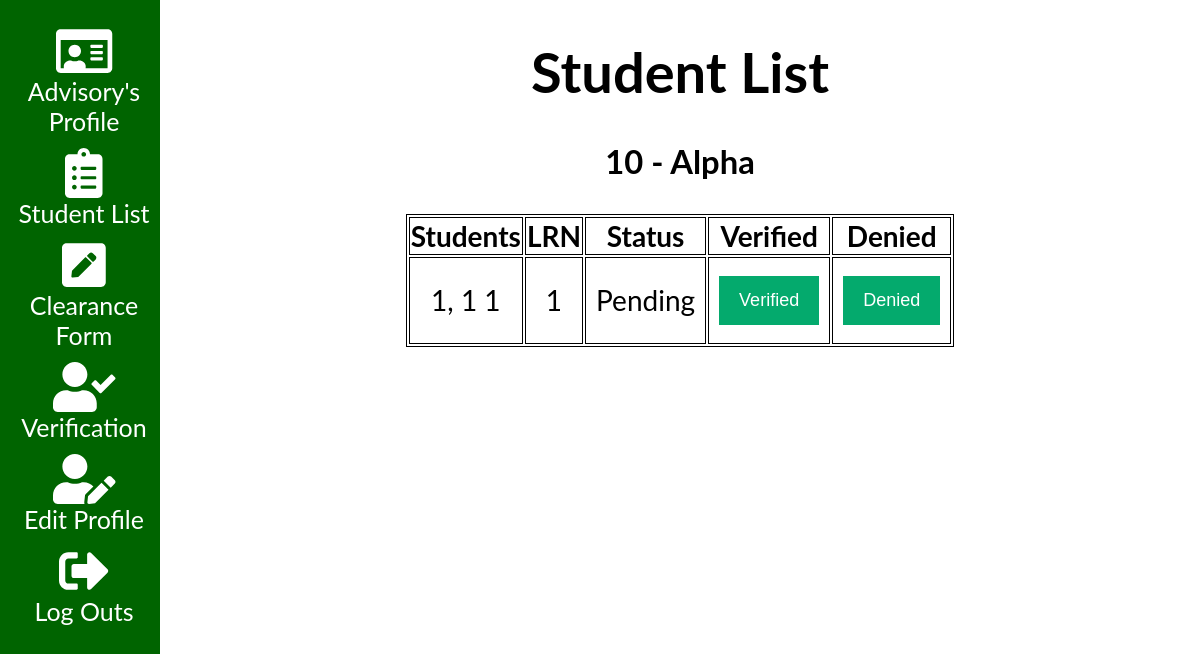
The page /verification.php (signed in) on the database its author committed.
### tables this page shows
CREATE TABLE `section` (
  `section_id` int(11) NOT NULL,
  `section_name` varchar(50) NOT NULL
);

CREATE TABLE `student` (
  `student_id` int(11) NOT NULL,
  `first_name` varchar(50) NOT NULL,
  `middle_name` varchar(50) DEFAULT NULL,
  `last_name` varchar(50) NOT NULL,
  `grade` int(2) NOT NULL,
  `section_id` int(11) NOT NULL,
  `lrn` bigint(15) NOT NULL,
  `gender` enum('Male','Female') NOT NULL,
  `contact_number` bigint(15) NOT NULL,
  `birthday` date NOT NULL,
  `address` varchar(50) NOT NULL,
  `username` varchar(50) NOT NULL,
  `password` varchar(50) NOT NULL,
  `status` enum('Pending','Verified') NOT NULL
);

### resources/plugins/verification-table.php (the view)
<?php
$student = "SELECT d.student_id, d.last_name, d.first_name,
d.middle_name, d.lrn,
d.status, c.section_name
FROM teacher a
JOIN lesson_plan b ON  a.teacher_id = b.teacher_id
JOIN section c ON b.section_id = c.section_id
JOIN student d ON b.section_id = d.section_id
WHERE a.teacher_id = $current_id
AND d.status = 'Pending'
ORDER BY d.last_name";
$result = $conn->query($student);
if ($result->num_rows > 0) {
    echo
    "
    <table class='table-list table-to-refresh'>
    <tr>
    <th>Students</th>
    <th>LRN</th>
    <th>Status</th>
    <th>Verified</th>
    <th>Denied</th>
    </tr>";
    while($row = $result->fetch_assoc()) { ?>
            <td align="center"><?php echo $row["last_name"] . ', ' . $row['first_name'] . '  ' . $row['middle_name']; ?></td>
            <td><?php echo $row["lrn"]?></td>
            <td><?php echo $row["status"]?></td>
            <td><button type='submit' name='verified' value="<?php echo $row['student_id'] ?>" onclick="refreshPage();" >Verified</button></td>
            <td><button type='submit' name='denied' value="<?php echo $row['student_id'] ?>" onclick="refreshPage();" >Denied</button></td>
      </tr><?php
    }
    echo "</table>";
    } else {
    echo "0 results";
    }
?>

### verification.php (shortened to what this page needs)
<?php
$current_id = $_SESSION['teacher_id'];
$conn = connect();
$profilesql = "SELECT section_name FROM teacher a
JOIN lesson_plan b ON a.teacher_id = b.teacher_id
JOIN section c ON b.section_id = c.section_id
WHERE a.teacher_id = $current_id";
    $profilequery = mysqli_query($conn, $profilesql);
$row2 = mysqli_fetch_assoc($profilequery);
$section = $row2['section_name'];
$current_id = $_SESSION['teacher_id'];
?>
<!DOCTYPE html>
<html>
<head>
<link rel="stylesheet" href="resources/css/main.css">
</head>
<body>
<form method="post">
<?php include "resources/plugins/teachersidenav.php" ?>
    <div class="main">
        <center><h1>Student List</h1></center>
        <?php
        echo "<center><h3>10 - $section </h3></center>";
        include "resources/plugins/verification-table.php"
        ?>
    </div>
        </form>
</body>
</html>

### resources/css/main.css (style rules this page uses)
body { font-family: "Lato", sans-serif; }
.main { margin-left: 160px; font-size: 28px; padding: 0px 10px; }
button { background-color: #04AA6D; color: white; padding: 14px 20px; margin: 8px 0; border: none; cursor: pointer; width: 100%; text-align:center; font-family: Fontin, Arial, Verdana; font-size: 18px; }
table, th, td { border: 1px solid black; }
table { margin-top:150px; }
td { padding: 10px; text-align: center }
.table-profile, .table-list, .table-clearance { margin-left: auto; margin-right: auto; }
.table-clearance, .table-list { margin-top: auto; }
.table-list { text-align: center; }

### rows shown on the page
section: section_name "Alpha"
student: last_name "1", first_name "1", middle_name "1", lrn "1", status "Pending", $row['student_id'] 5 (drawn)
